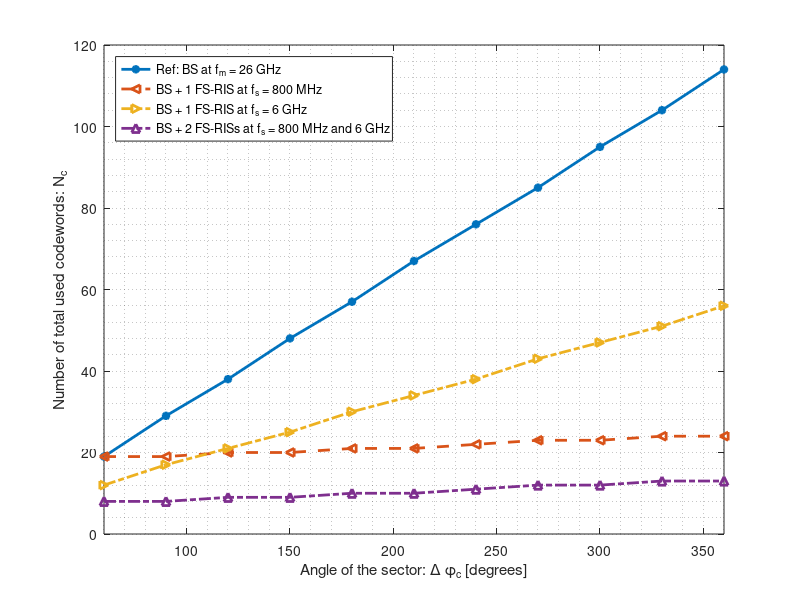

The MATLAB source for this figure:
clc;
clear;
close all;

% Compute the delay according to the sector size.

% Different values of sector size in degrees
AngSectorA = 60:30:360;

% Size of the beam width
Wb = [53.36; 6.88; 3.18];

% Computation of number of codebooks required in 26 GHz
Nb_sectorA = ceil( AngSectorA ./ Wb );
% Computation of number of codebooks required in other fc
Nbeams6g26g = ceil( Wb(2) / Wb(3) );
Nbeams800m6g = ceil( Wb(1) / Wb(2) );
Nbeams800m26g = ceil( Wb(1) / Wb(3) );

% Computation of number of codebooks with combined numerology
Nb_sectorA_26 = Nb_sectorA(2,:) + Nbeams6g26g;
Nb_sectorA_28 = Nb_sectorA(1,:) + Nbeams800m26g;
Nb_sectorA_3 = Nb_sectorA(1,:) + Nbeams6g26g + Nbeams6g26g;


%% Plotting
myList = {'Ref: BS at f_{m} = 26 GHz', 
            'BS + 1 FS-RIS at f_{s} = 800 MHz',
            'BS + 1 FS-RIS at f_{s} = 6 GHz',
            'BS + 2 FS-RISs at f_{s} = 800 MHz and 6 GHz'};

figure
plot(AngSectorA,Nb_sectorA(3,:),'-*','LineWidth',2)
hold on
plot(AngSectorA,Nb_sectorA_28,'--<','LineWidth',2)
plot(AngSectorA,Nb_sectorA_26,'-.>','LineWidth',2)
plot(AngSectorA,Nb_sectorA_3,'-.^','LineWidth',2)
hold off

xlabel('Angle of the sector: \Delta \phi_{c} [degrees]');
ylabel('Number of total used codewords: N_{c}');
legend(myList,'Location','northwest')   
grid minor
offset_vertical = 0.12;
offset_horizontal = 0.1;
set(gca,'position',[offset_horizontal offset_vertical 0.98-offset_horizontal 0.99-offset_vertical],'units','normalized')
xlim([min(AngSectorA) max(AngSectorA)])
